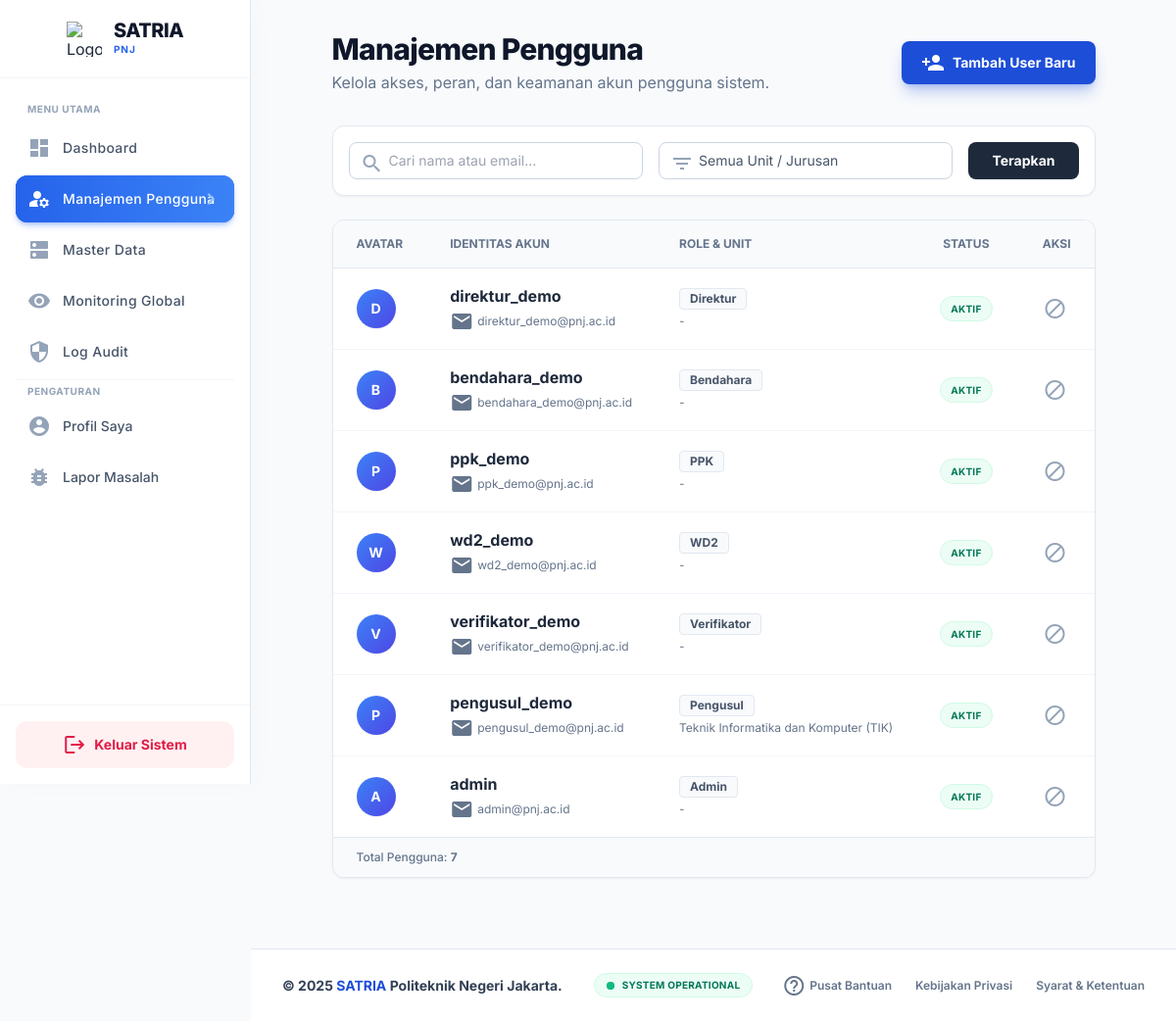
The app's page /users (signed in) with its own data.
### tables this page shows
CREATE TABLE IF NOT EXISTS users (
    id INT AUTO_INCREMENT PRIMARY KEY,
    username VARCHAR(50) NOT NULL UNIQUE,
    email VARCHAR(100) NOT NULL UNIQUE,
    password VARCHAR(255) NOT NULL,
    role ENUM('Pengusul','Verifikator','WD2','PPK','Bendahara','Admin','Direktur') NOT NULL,
    jurusan_id INT NULL,
    is_active TINYINT(1) DEFAULT 1,
    FOREIGN KEY (jurusan_id) REFERENCES master_jurusan(id)
);

CREATE TABLE IF NOT EXISTS master_jurusan (
    id INT AUTO_INCREMENT PRIMARY KEY,
    nama_jurusan VARCHAR(100) NOT NULL
);

### app/Controllers/AdminController.php (called while the page is built, shortened)
<?php
class AdminController
{
    private $db;
    public function __construct($db) { $this->db = $db; }
    public function users() {
        $model = new AdminModel($this->db);
        $users = $model->getUsers($_GET['search'] ?? '', $_GET['jurusan'] ?? '');
        require __DIR__ . '/../Views/admin/users.php';
    }
}

### app/Models/AdminModel.php (called while the page is built, shortened)
<?php
class AdminModel {
    private $db;
    public function __construct($db) { $this->db = $db; }
    public function getUsers($search = '', $jurusanId = null) {
        $sql = "SELECT u.*, j.nama_jurusan FROM users u LEFT JOIN master_jurusan j ON u.jurusan_id = j.id WHERE 1=1";
        $params = [];
        $sql .= " ORDER BY u.id DESC";
        $stmt = $this->db->prepare($sql);
        $stmt->execute($params);
        return $stmt->fetchAll(PDO::FETCH_ASSOC);
    }
}

### app/Views/admin/users.php (the view, shortened to what this page needs)
<?php include __DIR__.'/../partials/sidebar.php'; ?>
<div class="p-8 max-w-7xl mx-auto">
    <div class="flex flex-col md:flex-row justify-between items-center mb-8 gap-4">
        <div>
            <h1 class="text-3xl font-extrabold text-slate-900 tracking-tight">Manajemen Pengguna</h1>
            <p class="text-slate-500 mt-1">Kelola akses, peran, dan keamanan akun pengguna sistem.</p>
        </div>
        <button onclick="openModal('modalUser')" class="inline-flex items-center px-5 py-2.5 bg-blue-700 text-white text-sm font-bold rounded-lg shadow-lg shadow-blue-700/30 hover:bg-blue-800 hover:-translate-y-0.5 transition-all">
            <span class="material-icons text-sm mr-2">person_add</span> Tambah User Baru
        </button>
    </div>
    <div class="bg-white p-4 rounded-xl shadow-sm border border-slate-200 mb-6">
        <form method="GET" class="flex flex-col md:flex-row gap-4">
            <div class="flex-1 relative">
                <span class="material-icons absolute left-3 top-2.5 text-slate-400 text-sm">search</span>
                <input type="text" name="search" placeholder="Cari nama atau email..." value="<?php echo htmlspecialchars($_GET['search'] ?? ''); ?>" class="w-full pl-10 pr-4 py-2 border border-slate-300 rounded-lg focus:ring-2 focus:ring-blue-500/20 focus:border-blue-600 transition-colors text-sm outline-none">
            </div>
            <div class="flex-1 relative">
                <span class="material-icons absolute left-3 top-2.5 text-slate-400 text-sm">filter_list</span>
                <select name="jurusan" class="w-full pl-10 pr-4 py-2 border border-slate-300 rounded-lg focus:ring-2 focus:ring-blue-500/20 focus:border-blue-600 transition-colors text-sm outline-none bg-white appearance-none text-slate-600 cursor-pointer">
                    <option value="">Semua Unit / Jurusan</option>
                </select>
            </div>
            <button type="submit" class="px-6 py-2 bg-slate-800 text-white font-bold rounded-lg hover:bg-slate-900 transition-colors text-sm">
                Terapkan
            </button>
        </form>
    </div>
    <div class="bg-white rounded-xl shadow-sm border border-slate-200 overflow-hidden">
        <div class="overflow-x-auto">
            <table class="w-full text-sm text-left">
                <thead class="bg-slate-50 text-slate-500 uppercase font-bold text-xs border-b border-slate-200">
                    <tr>
                        <th class="px-6 py-4 w-16">Avatar</th>
                        <th class="px-6 py-4">Identitas Akun</th>
                        <th class="px-6 py-4">Role & Unit</th>
                        <th class="px-6 py-4 text-center">Status</th>
                        <th class="px-6 py-4 text-right">Aksi</th>
                    </tr>
                </thead>
                <tbody class="divide-y divide-slate-100">
                    <?php foreach ($users as $u): ?>
                    <tr class="hover:bg-slate-50 transition-colors group">
                        <td class="px-6 py-4">
                            <div class="w-10 h-10 rounded-full bg-gradient-to-br from-blue-500 to-indigo-600 text-white flex items-center justify-center font-bold text-sm shadow-sm">
                                <?php echo strtoupper(substr($u['username'], 0, 1)); ?>
                            </div>
                        </td>
                        <td class="px-6 py-4">
                            <div class="font-bold text-slate-800 text-base mb-0.5 group-hover:text-blue-700 transition-colors">
                                <?php echo htmlspecialchars($u['username']); ?>
                            </div>
                            <div class="text-xs text-slate-500 flex items-center">
                                <span class="material-icons text-[10px] mr-1">email</span>
                                <?php echo htmlspecialchars($u['email']); ?>
                            </div>
                        </td>
                        <td class="px-6 py-4">
                            <span class="inline-block px-2.5 py-0.5 rounded text-xs font-bold border bg-slate-50 border-slate-200 text-slate-600 mb-1">
                                <?php echo htmlspecialchars($u['role']); ?>
                            </span>
                            <div class="text-xs text-slate-500">
                                <?php echo $u['nama_jurusan'] ? htmlspecialchars($u['nama_jurusan']) : '-'; ?>
                            </div>
                        </td>
                        <td class="px-6 py-4 text-center">
                            <?php if ($u['is_active']): ?>
                                <span class="inline-flex items-center px-2.5 py-0.5 rounded-full text-[10px] font-bold bg-emerald-50 text-emerald-700 border border-emerald-100 uppercase tracking-wide">
                                    Aktif
                                </span>
                            <?php else: ?>
                                <span class="inline-flex items-center px-2.5 py-0.5 rounded-full text-[10px] font-bold bg-rose-50 text-rose-700 border border-rose-100 uppercase tracking-wide">
                                    Nonaktif
                                </span>
                            <?php endif; ?>
                        </td>
                        <td class="px-6 py-4 text-right">
                            <form method="post" action="/users/delete" onsubmit="return confirm('Nonaktifkan user ini?');" class="inline-block">
                                <button class="w-8 h-8 flex items-center justify-center rounded-lg text-slate-400 hover:bg-rose-50 hover:text-rose-600 transition-all" title="Hapus User">
                                    <span class="material-icons text-sm">block</span>
                                </button>
                            </form>
                        </td>
                    </tr>
                    <?php endforeach; ?>
                </tbody>
            </table>
        </div>
        <div class="bg-slate-50 px-6 py-3 border-t border-slate-200 text-xs text-slate-500 font-medium flex justify-between">
            <span>Total Pengguna: <strong><?php echo count($users); ?></strong></span>
        </div>
    </div>
</div>
<?php include __DIR__.'/../partials/footer.php'; ?>

### records on screen
users: username "D", username "direktur_demo", email "direktur_demo@pnj.ac.id", role "Direktur", is_active "AKTIF"
users: username "B", username "bendahara_demo", email "bendahara_demo@pnj.ac.id", role "Bendahara", is_active "AKTIF"
users: username "P", username "ppk_demo", email "ppk_demo@pnj.ac.id", role "PPK", is_active "AKTIF"
users: username "W", username "wd2_demo", email "wd2_demo@pnj.ac.id", role "WD2", is_active "AKTIF"
users: username "V", username "verifikator_demo", email "verifikator_demo@pnj.ac.id", role "Verifikator", is_active "AKTIF"
users: username "P", username "pengusul_demo", email "pengusul_demo@pnj.ac.id", role "Pengusul", jurusan.nama_jurusan "Teknik Informatika dan Komputer (TIK)", is_active "AKTIF"
users: username "A", username "admin", email "admin@pnj.ac.id", role "Admin", is_active "AKTIF"

### other values on screen
$item['label'] "Dashboard"
$item['label'] "Manajemen Pengguna"
$item['label'] "Master Data"
$item['label'] "Monitoring Global"
$item['label'] "Log Audit"
count($users) "7"
